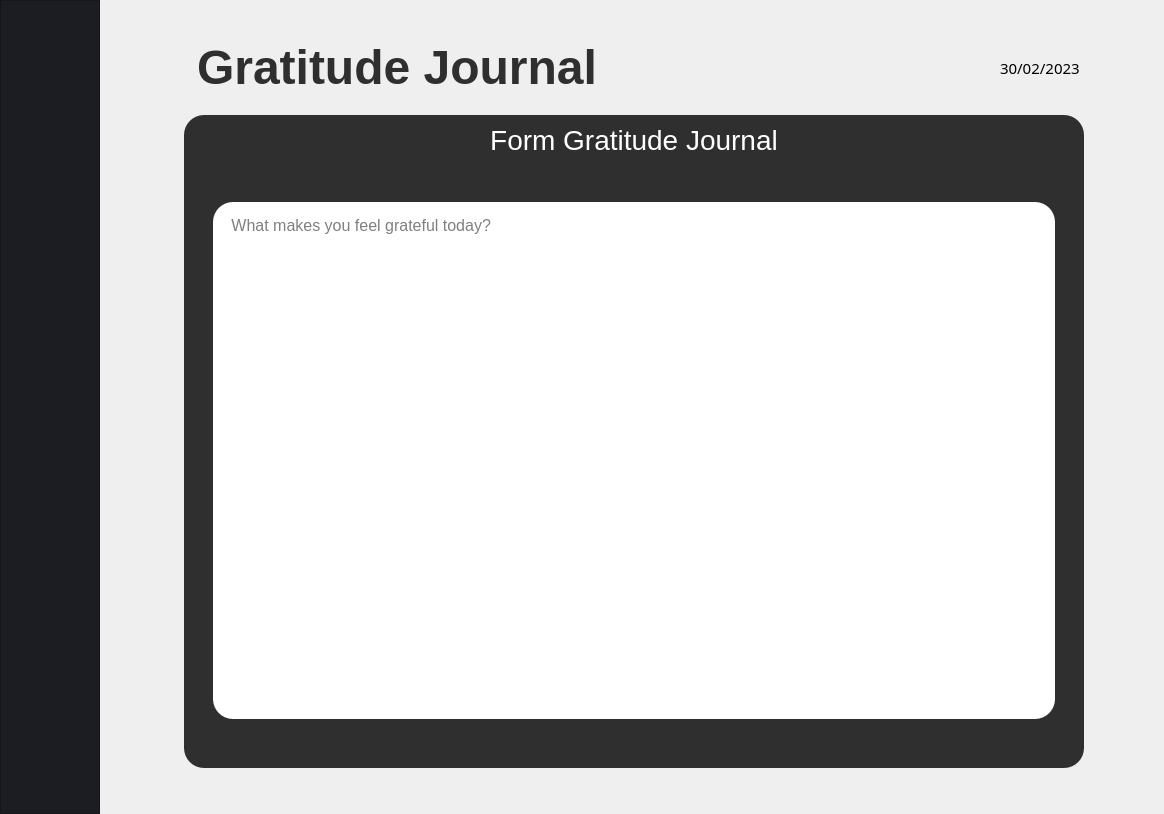
<?xml version="1.0" encoding="UTF-8"?>
<ui version="4.0">
 <class>MainWindow</class>
 <widget class="QMainWindow" name="MainWindow">
  <property name="geometry">
   <rect>
    <x>0</x>
    <y>0</y>
    <width>1164</width>
    <height>814</height>
   </rect>
  </property>
  <property name="windowTitle">
   <string>MainWindow</string>
  </property>
  <property name="autoFillBackground">
   <bool>false</bool>
  </property>
  <property name="styleSheet">
   <string notr="true"/>
  </property>
  <widget class="QWidget" name="centralwidget">
   <layout class="QGridLayout" name="gridLayout">
    <property name="leftMargin">
     <number>0</number>
    </property>
    <property name="topMargin">
     <number>0</number>
    </property>
    <property name="rightMargin">
     <number>0</number>
    </property>
    <property name="bottomMargin">
     <number>0</number>
    </property>
    <property name="horizontalSpacing">
     <number>20</number>
    </property>
    <item row="2" column="2">
     <layout class="QVBoxLayout" name="verticalLayout_6">
      <item>
       <layout class="QHBoxLayout" name="horizontalLayout_4">
        <item>
         <widget class="QLabel" name="label_9">
          <property name="font">
           <font>
            <pointsize>36</pointsize>
            <weight>75</weight>
            <bold>true</bold>
           </font>
          </property>
          <property name="styleSheet">
           <string notr="true">margin-top: 40px; color : #2F2F2F;</string>
          </property>
          <property name="text">
           <string>&lt;html&gt;&lt;head/&gt;&lt;body&gt;&lt;p&gt;Gratitude Journal&lt;/p&gt;&lt;/body&gt;&lt;/html&gt;</string>
          </property>
          <property name="alignment">
           <set>Qt::AlignLeading|Qt::AlignLeft|Qt::AlignVCenter</set>
          </property>
         </widget>
        </item>
        <item>
         <layout class="QVBoxLayout" name="verticalLayout_3">
          <item>
           <spacer name="verticalSpacer">
            <property name="orientation">
             <enum>Qt::Vertical</enum>
            </property>
            <property name="sizeType">
             <enum>QSizePolicy::Minimum</enum>
            </property>
            <property name="sizeHint" stdset="0">
             <size>
              <width>20</width>
              <height>40</height>
             </size>
            </property>
           </spacer>
          </item>
          <item>
           <layout class="QHBoxLayout" name="horizontalLayout">
            <item>
             <spacer name="horizontalSpacer">
              <property name="orientation">
               <enum>Qt::Horizontal</enum>
              </property>
              <property name="sizeType">
               <enum>QSizePolicy::Expanding</enum>
              </property>
              <property name="sizeHint" stdset="0">
               <size>
                <width>20</width>
                <height>20</height>
               </size>
              </property>
             </spacer>
            </item>
            <item>
             <widget class="QLabel" name="label_3">
              <property name="font">
               <font>
                <family>Poppins</family>
                <pointsize>11</pointsize>
               </font>
              </property>
              <property name="styleSheet">
               <string notr="true">margin-right: 80px</string>
              </property>
              <property name="lineWidth">
               <number>1</number>
              </property>
              <property name="midLineWidth">
               <number>0</number>
              </property>
              <property name="text">
               <string>30/02/2023</string>
              </property>
              <property name="wordWrap">
               <bool>false</bool>
              </property>
              <property name="margin">
               <number>0</number>
              </property>
             </widget>
            </item>
           </layout>
          </item>
         </layout>
        </item>
       </layout>
      </item>
      <item>
       <layout class="QVBoxLayout" name="verticalLayout_5">
        <item>
         <widget class="QWidget" name="widget" native="true">
          <property name="styleSheet">
           <string notr="true">background-color: #2F2F2F;
margin-right: 80px; 
border-radius: 20px;
margin-top: 20px;
margin-bottom: 40px;</string>
          </property>
          <layout class="QHBoxLayout" name="horizontalLayout_5">
           <item>
            <layout class="QVBoxLayout" name="verticalLayout_7">
             <property name="leftMargin">
              <number>20</number>
             </property>
             <property name="rightMargin">
              <number>20</number>
             </property>
             <item>
              <widget class="QLabel" name="label_10">
               <property name="sizePolicy">
                <sizepolicy hsizetype="Minimum" vsizetype="Minimum">
                 <horstretch>0</horstretch>
                 <verstretch>0</verstretch>
                </sizepolicy>
               </property>
               <property name="font">
                <font>
                 <pointsize>21</pointsize>
                </font>
               </property>
               <property name="styleSheet">
                <string notr="true">color: white</string>
               </property>
               <property name="text">
                <string>Form Gratitude Journal</string>
               </property>
               <property name="alignment">
                <set>Qt::AlignCenter</set>
               </property>
              </widget>
             </item>
             <item>
              <widget class="QTextEdit" name="textEdit">
               <property name="sizePolicy">
                <sizepolicy hsizetype="Minimum" vsizetype="Expanding">
                 <horstretch>0</horstretch>
                 <verstretch>0</verstretch>
                </sizepolicy>
               </property>
               <property name="font">
                <font>
                 <pointsize>12</pointsize>
                </font>
               </property>
               <property name="styleSheet">
                <string notr="true">background-color: white; margin-top: 0px; margin-bottom: 0px; padding: 10px</string>
               </property>
               <property name="acceptRichText">
                <bool>false</bool>
               </property>
               <property name="placeholderText">
                <string> What makes you feel grateful today?</string>
               </property>
              </widget>
             </item>
             <item>
              <layout class="QHBoxLayout" name="horizontalLayout_6">
               <item>
                <spacer name="horizontalSpacer_3">
                 <property name="orientation">
                  <enum>Qt::Horizontal</enum>
                 </property>
                 <property name="sizeHint" stdset="0">
                  <size>
                   <width>40</width>
                   <height>20</height>
                  </size>
                 </property>
                </spacer>
               </item>
               <item>
                <widget class="QPushButton" name="cancel">
                 <property name="text">
                  <string/>
                 </property>
                 <property name="icon">
                  <iconset resource="../../../../../../../../../Downloads/tes.qrc">
                   <normaloff>:/newPrefix/Cancel Button.png</normaloff>:/newPrefix/Cancel Button.png</iconset>
                 </property>
                 <property name="iconSize">
                  <size>
                   <width>160</width>
                   <height>60</height>
                  </size>
                 </property>
                 <property name="flat">
                  <bool>true</bool>
                 </property>
                </widget>
               </item>
               <item>
                <widget class="QPushButton" name="save">
                 <property name="text">
                  <string/>
                 </property>
                 <property name="icon">
                  <iconset resource="../../../../../../../../../Downloads/tes.qrc">
                   <normaloff>:/newPrefix/Save Button.png</normaloff>:/newPrefix/Save Button.png</iconset>
                 </property>
                 <property name="iconSize">
                  <size>
                   <width>160</width>
                   <height>60</height>
                  </size>
                 </property>
                </widget>
               </item>
               <item>
                <spacer name="horizontalSpacer_4">
                 <property name="orientation">
                  <enum>Qt::Horizontal</enum>
                 </property>
                 <property name="sizeHint" stdset="0">
                  <size>
                   <width>40</width>
                   <height>20</height>
                  </size>
                 </property>
                </spacer>
               </item>
              </layout>
             </item>
            </layout>
           </item>
          </layout>
         </widget>
        </item>
       </layout>
      </item>
     </layout>
    </item>
    <item row="2" column="1">
     <layout class="QHBoxLayout" name="horizontalLayout_2">
      <item alignment="Qt::AlignTop">
       <widget class="QPushButton" name="pushButton">
        <property name="maximumSize">
         <size>
          <width>50</width>
          <height>16777215</height>
         </size>
        </property>
        <property name="autoFillBackground">
         <bool>false</bool>
        </property>
        <property name="styleSheet">
         <string notr="true">margin-top: 50px; margin-left: 10px</string>
        </property>
        <property name="text">
         <string/>
        </property>
        <property name="icon">
         <iconset resource="../../../../../../../../../Downloads/tes.qrc">
          <normaloff>:/newPrefix/Back.png</normaloff>:/newPrefix/Back.png</iconset>
        </property>
        <property name="iconSize">
         <size>
          <width>47</width>
          <height>49</height>
         </size>
        </property>
        <property name="autoDefault">
         <bool>false</bool>
        </property>
        <property name="default">
         <bool>false</bool>
        </property>
        <property name="flat">
         <bool>true</bool>
        </property>
       </widget>
      </item>
     </layout>
    </item>
    <item row="2" column="0" rowspan="2">
     <layout class="QVBoxLayout" name="verticalLayout">
      <item>
       <widget class="QFrame" name="frame">
        <property name="enabled">
         <bool>true</bool>
        </property>
        <property name="minimumSize">
         <size>
          <width>100</width>
          <height>400</height>
         </size>
        </property>
        <property name="maximumSize">
         <size>
          <width>100</width>
          <height>16777215</height>
         </size>
        </property>
        <property name="styleSheet">
         <string notr="true">background-color: rgb(28, 29, 34)</string>
        </property>
        <property name="frameShape">
         <enum>QFrame::StyledPanel</enum>
        </property>
        <property name="frameShadow">
         <enum>QFrame::Raised</enum>
        </property>
        <widget class="QLabel" name="label_2">
         <property name="geometry">
          <rect>
           <x>25</x>
           <y>50</y>
           <width>51</width>
           <height>51</height>
          </rect>
         </property>
         <property name="text">
          <string/>
         </property>
         <property name="pixmap">
          <pixmap resource="../../../../../../../../../Downloads/tes.qrc">:/newPrefix/Items.png</pixmap>
         </property>
        </widget>
        <widget class="QLabel" name="label">
         <property name="geometry">
          <rect>
           <x>31</x>
           <y>190</y>
           <width>31</width>
           <height>51</height>
          </rect>
         </property>
         <property name="text">
          <string/>
         </property>
         <property name="pixmap">
          <pixmap resource="../../../../../../../../../Downloads/tes.qrc">:/newPrefix/todolist.png</pixmap>
         </property>
        </widget>
        <widget class="QLabel" name="label_5">
         <property name="geometry">
          <rect>
           <x>21</x>
           <y>270</y>
           <width>51</width>
           <height>51</height>
          </rect>
         </property>
         <property name="text">
          <string>&lt;html&gt;&lt;head/&gt;&lt;body&gt;&lt;p&gt;&lt;img src=&quot;:/newPrefix/daily plan.png&quot;/&gt;&lt;/p&gt;&lt;/body&gt;&lt;/html&gt;</string>
         </property>
        </widget>
        <widget class="QLabel" name="label_4">
         <property name="geometry">
          <rect>
           <x>22</x>
           <y>350</y>
           <width>51</width>
           <height>51</height>
          </rect>
         </property>
         <property name="text">
          <string>&lt;html&gt;&lt;head/&gt;&lt;body&gt;&lt;p&gt;&lt;img src=&quot;:/newPrefix/target.png&quot;/&gt;&lt;/p&gt;&lt;/body&gt;&lt;/html&gt;</string>
         </property>
        </widget>
        <widget class="QLabel" name="label_8">
         <property name="geometry">
          <rect>
           <x>21</x>
           <y>440</y>
           <width>51</width>
           <height>41</height>
          </rect>
         </property>
         <property name="text">
          <string>&lt;html&gt;&lt;head/&gt;&lt;body&gt;&lt;p&gt;&lt;img src=&quot;:/newPrefix/gratitude.png&quot;/&gt;&lt;/p&gt;&lt;/body&gt;&lt;/html&gt;</string>
         </property>
        </widget>
        <widget class="QLabel" name="label_6">
         <property name="geometry">
          <rect>
           <x>30</x>
           <y>510</y>
           <width>41</width>
           <height>71</height>
          </rect>
         </property>
         <property name="text">
          <string>&lt;html&gt;&lt;head/&gt;&lt;body&gt;&lt;p&gt;&lt;img src=&quot;:/newPrefix/article.png&quot;/&gt;&lt;/p&gt;&lt;/body&gt;&lt;/html&gt;</string>
         </property>
        </widget>
        <widget class="QLabel" name="label_7">
         <property name="geometry">
          <rect>
           <x>40</x>
           <y>630</y>
           <width>31</width>
           <height>31</height>
          </rect>
         </property>
         <property name="text">
          <string/>
         </property>
         <property name="pixmap">
          <pixmap resource="../../../../../../../../../Downloads/tes.qrc">:/newPrefix/Icon.png</pixmap>
         </property>
        </widget>
       </widget>
      </item>
     </layout>
    </item>
   </layout>
  </widget>
 </widget>
 <resources>
  <include location="../../../../../../../../../Downloads/tes.qrc"/>
  <include location="../../../../../../../../../Downloads/tes.qrc"/>
 </resources>
 <connections/>
</ui>
